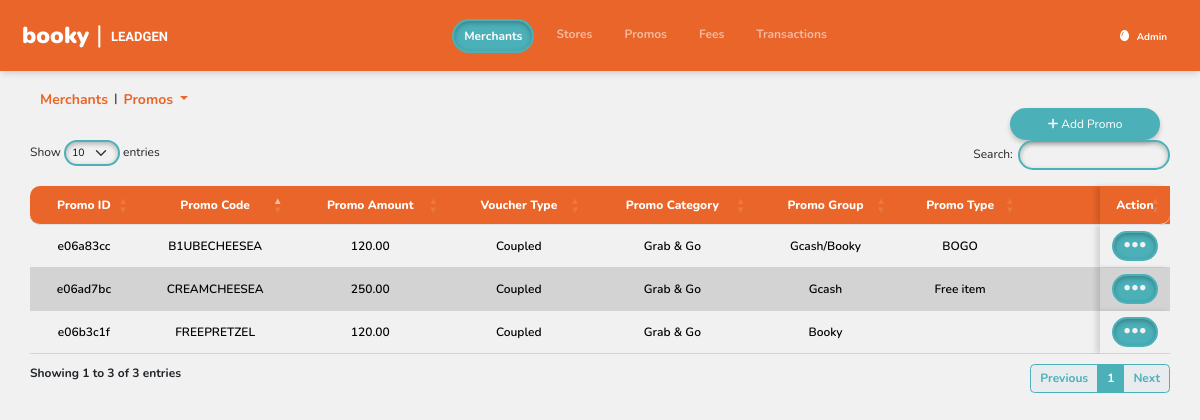
/merchant/promo/index.php?merchant_id=62f0f17f-4039-4993-8e64-84b03910c005 (signed in), run on an earlier commit of the app's database.
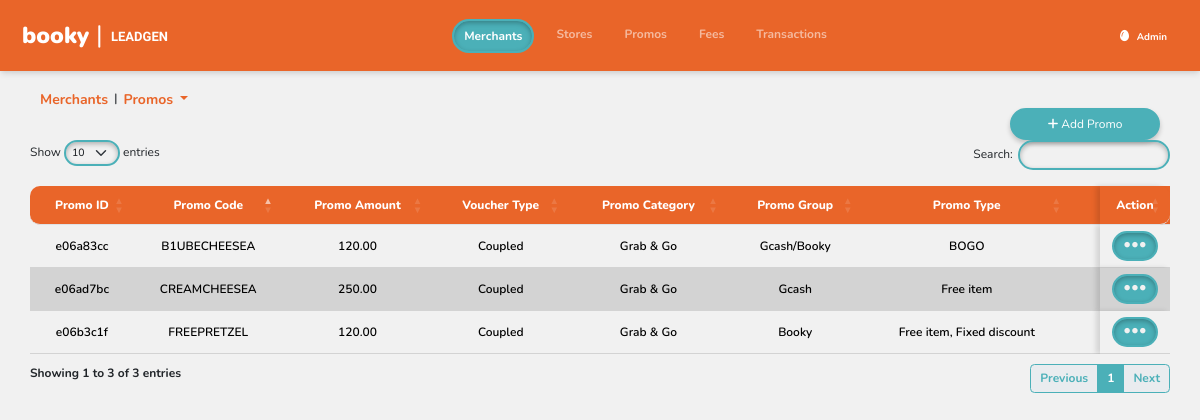
And on a later commit of the database.
### tables this page shows
CREATE TABLE `promo` (
  `promo_id` varchar(36) NOT NULL,
  `promo_code` varchar(100) NOT NULL,
  `merchant_id` varchar(36) NOT NULL,
  `promo_amount` int(11) NOT NULL DEFAULT 0,
  `voucher_type` enum('Coupled','Decoupled') DEFAULT NULL,
  `promo_category` enum('Grab & Go','Casual Dining') DEFAULT NULL,
  `promo_group` enum('Booky','Gcash','Unionbank','Gcash/Booky','UB/Booky') NOT NULL,
  `promo_type` enum('BOGO','Bundle','Fixed discount','Free item','Fixed discount, Free item','Free item, Fixed discount','Percent discount','X for Y') NOT NULL,
  `promo_details` text NOT NULL,
  `remarks` text DEFAULT NULL,
  `bill_status` enum('PRE-TRIAL','BILLABLE','NOT BILLABLE') NOT NULL,
  `start_date` date DEFAULT NULL,
  `end_date` date DEFAULT NULL,
  `remarks2` text DEFAULT NULL,
  `created_at` timestamp NOT NULL DEFAULT current_timestamp(),
  `updated_at` timestamp NOT NULL DEFAULT current_timestamp()
);

### merchant/promo/index.php (the view, shortened to what the changed rows need)
<?php
include_once ("../../header.php");
$merchant_id = isset($_GET['merchant_id']) ? $_GET['merchant_id'] : '';
$merchant_name = isset($_GET['merchant_name']) ? $_GET['merchant_name'] : '';
function displayOffers($merchant_id, $merchant_name)
{
    global $conn, $type;
    $sql = "SELECT * FROM promo WHERE merchant_id = ?";
    $stmt = $conn->prepare($sql);
    $stmt->bind_param("s", $merchant_id);
    $stmt->execute();
    $result = $stmt->get_result();
    if ($result->num_rows > 0) {
        while ($row = $result->fetch_assoc()) {
            $shortPromoId = substr($row['promo_id'], 0, 8);
            $promo_amount = number_format($row['promo_amount'], 2);
            echo "<tr style='padding:15px 0;' data-id='" . $row['promo_id'] . "'>";
            echo "<td style='text-align:center;vertical-align: middle;'>" . $shortPromoId . "</td>";
            echo "<td style='text-align:center;vertical-align: middle;'>" . $row['promo_code'] . "</td>";
            echo "<td style='text-align:center;vertical-align: middle;'>" . $promo_amount . "</td>";
            echo "<td style='text-align:center;vertical-align: middle;'>" . $row['voucher_type'] . "</td>";
            echo "<td style='text-align:center;vertical-align: middle;'>" . $row['promo_category'] . "</td>";
            echo "<td style='text-align:center;vertical-align: middle;'>" . $row['promo_group'] . "</td>";
            echo "<td style='text-align:center;vertical-align: middle;'>" . $row['promo_type'] . "</td>";
            echo "<td style='text-align:center;vertical-align: middle;'>" . $row['promo_details'] . "</td>";
            echo "<td style='text-align:center;vertical-align: middle;' class='actions-cell'>";
            echo "<button class='btn' style='border:solid #4BB0B8 2px;background-color:#4BB0B8;border-radius:20px;padding:0 10px;box-shadow: 0px 2px 5px 0px rgba(0,0,0,0.27)inset !important;-webkit-box-shadow: 0px 2px 5px 0px rgba(0,0,0,0.27)inset !important;-moz-box-shadow: 0px 2px 5px 0px rgba(0,0,0,0.27)inset !important;' onclick='toggleActions(this)'><i class='fa-solid fa-ellipsis' style='font-size:25px;color:#F1F1F1;'></i></button>";
            echo "</td>";
            echo "</tr>";
        }
    }
}
?>
<!DOCTYPE html>
<html lang="en">
<head>
    <link href="https://cdn.jsdelivr.net/npm/bootstrap@5.3.3/dist/css/bootstrap.min.css" rel="stylesheet"
>
    <link rel='stylesheet' href='https://cdn.datatables.net/1.13.5/css/dataTables.bootstrap5.min.css'>
    <link rel='stylesheet' href='https://cdnjs.cloudflare.com/ajax/libs/font-awesome/4.6.3/css/font-awesome.min.css'>
    <link rel="stylesheet" href="../../style.css">
</head>
<body>
    <div class="cont-box">
        <div class="custom-box pt-4">
            <div class="sub" style="text-align:left;">
                <div class="content" style="width:95%;margin-left:auto;margin-right:auto;">
                    <table id="example" class="table bord" style="width:200%;">
                        <thead>
                            <tr>
                                <th style="padding:10px;border-top-left-radius:10px;border-bottom-left-radius:10px;">
                                    Promo ID</th>
                                <th style="padding:10px;">Promo Code</th>
                                <th style="padding:10px;">Promo Amount</th>
                                <th style="padding:10px;">Voucher Type</th>
                                <th style="padding:10px;">Promo Category</th>
                                <th style="padding:10px;">Promo Group</th>
                                <th style="padding:10px;">Promo Type</th>
                                <th style="padding:10px;">Promo Details</th>
                                <th
                                    style='width:50px;padding:10px;border-top-right-radius:10px;border-bottom-right-radius:10px;'>
                                    Action</th>
                            </tr>
                        </thead>
                        <tbody id="dynamicTableBody">
                            <?php displayOffers($merchant_id, $merchant_name); ?>
                        </tbody>
                    </table>
                </div>
            </div>
        </div>
    </div>
</body>
</html>

What changed in the data, as far as the page shows it:
changed promo "FREEPRETZEL": promo_type (not shown) → "Free item, Fixed discount"
